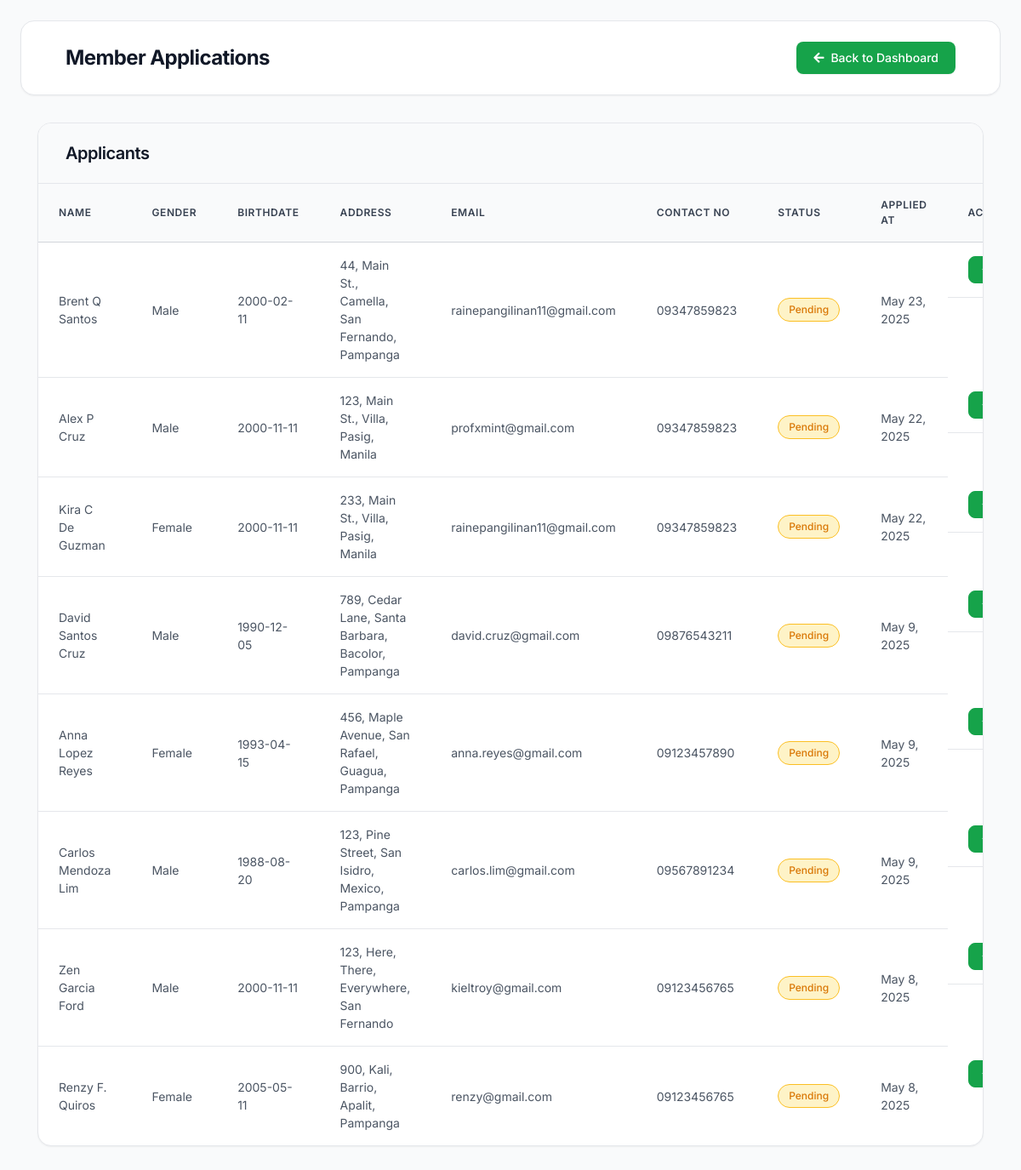
Screenshot of /Membership.php with the database file from the repository.
### tables this page shows
CREATE TABLE `membership_application` (
  `ApplicationID` int(11) NOT NULL AUTO_INCREMENT,
  `Firstname` varchar(255) NOT NULL,
  `Middlename` varchar(255) NOT NULL,
  `Lastname` varchar(255) NOT NULL,
  `Gender` enum('Male','Female','Other') NOT NULL,
  `Birthdate` date NOT NULL,
  `House_No` int(100) NOT NULL,
  `Street` varchar(255) NOT NULL,
  `Barangay_or_Village` varchar(255) NOT NULL,
  `Municipality` varchar(255) NOT NULL,
  `CIty` varchar(255) NOT NULL,
  `Email` varchar(255) NOT NULL,
  `Contact_No` varchar(20) NOT NULL,
  `Password` varchar(255) NOT NULL,
  `Status` enum('pending','approved','declined') DEFAULT 'pending',
  `Applied_at` timestamp NOT NULL DEFAULT current_timestamp() ON UPDATE current_timestamp(),
  PRIMARY KEY (`ApplicationID`)
);

### Membership.php (the view, shortened to what this page needs)
<?php
require_once 'connect_db.php';
function formatDate($dateString) {
    $date = new DateTime($dateString);
    return $date->format('F j, Y');
}
$sql = "SELECT ApplicationID, firstname, middlename, lastname, gender, birthdate, house_no, street, barangay_or_village, municipality, city, email, contact_no, status, applied_at FROM membership_application ORDER BY applied_at DESC";
$result = $con->query($sql);
?>
<!DOCTYPE html>
<html lang="en">
<head>
    <link rel="stylesheet" href="members.css">
    <link rel="stylesheet" href="https://cdnjs.cloudflare.com/ajax/libs/font-awesome/5.15.4/css/all.min.css">
</head>
<body>
    <header class="header">
        <div class="container">
            <div class="header-content">
                <div class="logo">
                    <h1>Member Applications</h1>
                </div>
                <nav>
                    <button class="btn btn-back" onclick="location.href='Admin.php'">
                        <i class="fas fa-arrow-left"></i> Back to Dashboard
                    </button>
                </nav>
            </div>
        </div>
    </header>
    <main class="container">
        <section class="card">
            <div class="card-header">
                <h2>Applicants</h2>
            </div>
            <div class="table-container">
                <table>
                    <thead>
                        <tr>
                            <th>Name</th>
                            <th>Gender</th>
                            <th>Birthdate</th>
                            <th>Address</th>
                            <th>Email</th>
                            <th>Contact No</th>
                            <th>Status</th>
                            <th>Applied At</th>
                            <th>Actions</th>
                        </tr>
                    </thead>
                    <tbody>
                        <?php
                        if ($result->num_rows > 0) {
                            while ($row = $result->fetch_assoc()) {
                                $statusClass = strtolower($row["status"]);
                                $fullName = htmlspecialchars($row["firstname"]);
                                if (!empty($row["middlename"])) {
                                    $fullName .= " " . htmlspecialchars($row["middlename"]);
                                }
                                $fullName .= " " . htmlspecialchars($row["lastname"]);
                                $fullAddress = "";
                                if (!empty($row["house_no"])) {
                                    $fullAddress .= htmlspecialchars($row["house_no"]);
                                }
                                if (!empty($row["street"])) {
                                    if (!empty($fullAddress)) $fullAddress .= ", ";
                                    $fullAddress .= htmlspecialchars($row["street"]);
                                }
                                if (!empty($row["barangay_or_village"])) {
                                    if (!empty($fullAddress)) $fullAddress .= ", ";
                                    $fullAddress .= htmlspecialchars($row["barangay_or_village"]);
                                }
                                if (!empty($row["municipality"])) {
                                    if (!empty($fullAddress)) $fullAddress .= ", ";
                                    $fullAddress .= htmlspecialchars($row["municipality"]);
                                }
                                if (!empty($row["city"])) {
                                    if (!empty($fullAddress)) $fullAddress .= ", ";
                                    $fullAddress .= htmlspecialchars($row["city"]);
                                }
                                echo "<tr>";
                                echo "<td>" . $fullName . "</td>";
                                echo "<td>" . htmlspecialchars($row["gender"]) . "</td>";
                                echo "<td>" . htmlspecialchars($row["birthdate"]) . "</td>";
                                echo "<td>" . $fullAddress . "</td>";
                                echo "<td>" . htmlspecialchars($row["email"]) . "</td>";
                                echo "<td>" . htmlspecialchars($row["contact_no"]) . "</td>";
                                echo "<td><span class='status-badge status-" . $statusClass . "'>" . htmlspecialchars($row["status"]) . "</span></td>";
                                echo "<td>" . formatDate($row["applied_at"]) . "</td>";
                                echo "<td class='action-buttons'>";
                                if (strtolower($row["status"]) == "pending") {
                                    echo "<form method='post' style='display:inline;'>";
                                    echo "<button type='submit' class='btn btn-accept' title='Accept Application'><i class='fas fa-check'></i> Accept</button>";
                                    echo "</form>";
                                } else {
                                    echo "<span class='status-text'>" . htmlspecialchars($row["status"]) . "</span>";
                                }
                                echo "</td>";
                                echo "</tr>";
                            }
                        } else {
                            echo "<tr><td colspan='9' class='no-data'>No applications found</td></tr>";
                        }
                        ?>
                    </tbody>
                </table>
            </div>
        </section>
    </main>
</body>
</html>

### members.css (style rules this page uses)
* { margin: 0; padding: 0; box-sizing: border-box; font-family: 'Inter', -apple-system, BlinkMacSystemFont, 'Segoe UI', sans-serif; }
:root { --primary-green: #16a34a; --primary-green-hover: #15803d; --primary-green-light: #22c55e; --green-50: #f0fdf4; --green-100: #dcfce7; --green-200: #bbf7d0; --green-500: #22c55e; --green-600: #16a34a; --green-700: #15803d; --green-800: #166534; --green-900: #14532d; --white: #ffffff; --gray-50: #f9fafb; --gray-100: #f3f4f6; --gray-200: #e5e7eb; --gray-300: #d1d5db; --gray-400: #9ca3af; --gray-500: #6b7280; --gray-600: #4b5563; --gray-700: #374151; --gray-800: #1f2937; --gray-900: #111827; --success: #10b981; --warning: #f59e0b; --danger: #ef4444; --info: #3b82f6; --bg-primary: #f9fafb; --bg-card: #ffffff; --bg-hover: #f3f4f6; --shadow-sm: 0 1px 2px 0 rgb(0 0 0 / 0.05); --shadow: 0 1px 3px 0 rgb(0 0 0 / 0.1), 0 1px 2px -1px rgb(0 0 0 / 0.1); --shadow-md: 0 4px 6px -1px rgb(0 0 0 / 0.1), 0 2px 4px -2px rgb(0 0 0 / 0.1); --shadow-lg: 0 10px 15px -3px rgb(0 0 0 / 0.1), 0 4px 6px -4px rgb(0 0 0 / 0.1); --shadow-xl: 0 20px 25px -5px rgb(0 0 0 / 0.1), 0 8px 10px -6px rgb(0 0 0 / 0.1); --radius-sm: 6px; --radius: 8px; --radius-md: 12px; --radius-lg: 16px; --radius-xl: 20px; --text-xs: 12px; --text-sm: 14px; --text-base: 16px; --text-lg: 18px; --text-xl: 20px; --text-2xl: 24px; --text-3xl: 30px; }
body { background-color: var(--bg-primary); color: var(--gray-800); padding: 24px; min-height: 100vh; line-height: 1.5; font-weight: 400; font-size: var(--text-sm); }
.container { max-width: 1800px; width: 100%; margin: 0 auto; padding: 0 20px; }
.header { background-color: var(--bg-card); padding: 24px 32px; border-radius: var(--radius-lg); margin-bottom: 32px; box-shadow: var(--shadow-sm); border: 1px solid var(--gray-200); }
.header-content { display: flex; justify-content: space-between; align-items: center; }
.logo { display: flex; align-items: center; gap: 12px; }
.header h1 { color: var(--gray-900); font-size: var(--text-2xl); font-weight: 700; letter-spacing: -0.025em; }
nav .btn-back { background-color: var(--primary-green); color: white; border: none; padding: 12px 20px; border-radius: var(--radius); cursor: pointer; display: flex; align-items: center; gap: 8px; font-weight: 500; font-size: var(--text-sm); transition: all 0.2s ease-in-out; box-shadow: var(--shadow-sm); }
.card { background-color: var(--bg-card); border-radius: var(--radius-lg); box-shadow: var(--shadow-sm); border: 1px solid var(--gray-200); margin-bottom: 32px; overflow: hidden; transition: all 0.2s ease-in-out; }
.card-header { background-color: var(--gray-50); padding: 20px 32px; border-bottom: 1px solid var(--gray-200); }
.card-header h2 { color: var(--gray-900); font-size: var(--text-xl); font-weight: 600; letter-spacing: -0.025em; }
.table-container { overflow-x: auto; width: 100%; }
table { width: 100%; border-collapse: collapse; table-layout: auto; }
th, td { padding: 16px 24px; border-bottom: 1px solid var(--gray-200); font-size: var(--text-sm); text-align: left; }
th { background-color: var(--gray-50); color: var(--gray-700); font-weight: 600; font-size: var(--text-xs); text-transform: uppercase; letter-spacing: 0.05em; border-bottom: 1px solid var(--gray-300); }
tbody tr { transition: background-color 0.15s ease-in-out; }
tbody tr:last-child td { border-bottom: none; }
td { color: var(--gray-600); vertical-align: middle; }
.status-badge { padding: 4px 12px; border-radius: 20px; font-size: var(--text-xs); font-weight: 500; display: inline-flex; align-items: center; text-transform: capitalize; border: 1px solid transparent; }
.status-pending { background-color: #fef3c7; color: #d97706; border-color: #fbbf24; }
.action-buttons { display: flex; gap: 8px; white-space: nowrap; }
.btn { padding: 8px 16px; border-radius: var(--radius); border: 1px solid transparent; font-weight: 500; font-size: var(--text-xs); cursor: pointer; transition: all 0.2s ease-in-out; display: inline-flex; align-items: center; gap: 6px; text-decoration: none; line-height: 1; min-height: 32px; }
.btn-accept { background-color: var(--primary-green); color: white; border-color: var(--primary-green); }

### rows the page displays
membership_application: fullName "Brent Q Santos", Gender "Male", Birthdate "2000-02-11", fullAddress "44, Main St., Camella, San Fernando, Pampanga", Email "rainepangilinan11@gmail.com", Contact_No "09347859823", Status "Pending", Applied_at "May 23, 2025"
membership_application: fullName "Alex P Cruz", Gender "Male", Birthdate "2000-11-11", fullAddress "123, Main St., Villa, Pasig, Manila", Email "profxmint@gmail.com", Contact_No "09347859823", Status "Pending", Applied_at "May 22, 2025"
membership_application: fullName "Kira C De Guzman", Gender "Female", Birthdate "2000-11-11", fullAddress "233, Main St., Villa, Pasig, Manila", Email "rainepangilinan11@gmail.com", Contact_No "09347859823", Status "Pending", Applied_at "May 22, 2025"
membership_application: fullName "David Santos Cruz", Gender "Male", Birthdate "1990-12-05", fullAddress "789, Cedar Lane, Santa Barbara, Bacolor, Pampanga", Email "david.cruz@gmail.com", Contact_No "09876543211", Status "Pending", Applied_at "May 9, 2025"
membership_application: fullName "Anna Lopez Reyes", Gender "Female", Birthdate "1993-04-15", fullAddress "456, Maple Avenue, San Rafael, Guagua, Pampanga", Email "anna.reyes@gmail.com", Contact_No "09123457890", Status "Pending", Applied_at "May 9, 2025"
membership_application: fullName "Carlos Mendoza Lim", Gender "Male", Birthdate "1988-08-20", fullAddress "123, Pine Street, San Isidro, Mexico, Pampanga", Email "carlos.lim@gmail.com", Contact_No "09567891234", Status "Pending", Applied_at "May 9, 2025"
membership_application: fullName "Zen Garcia Ford", Gender "Male", Birthdate "2000-11-11", fullAddress "123, Here, There, Everywhere, San Fernando", Email "kieltroy@gmail.com", Contact_No "09123456765", Status "Pending", Applied_at "May 8, 2025"
membership_application: fullName "Renzy F. Quiros", Gender "Female", Birthdate "2005-05-11", fullAddress "900, Kali, Barrio, Apalit, Pampanga", Email "renzy@gmail.com", Contact_No "09123456765", Status "Pending", Applied_at "May 8, 2025"
